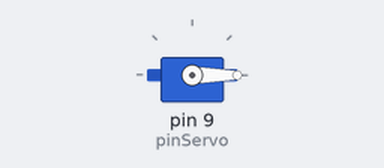
This sketch was run on a simulated Arduino Uno, built with avr-gcc and run on an emulated ATmega328P. On the bench: servo.

Above: at 0.05 s.
Timing chart, 0 to 3.0 s (numbered marks = the images above):
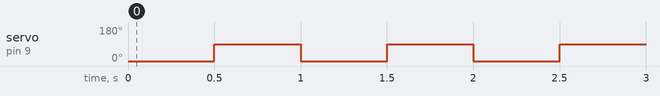

The sketch:

02-HelloServo.ino
```cpp
// Incluimos la librería
#include <Servo.h>

// creamos un objeto servo llamado "myservo" para controlar al servo
Servo myservo;

// declaramos el número del pin para el servo
int pinServo = 9;

void setup() {
  // vinculamos al pin 9 al objeto "myservo"
  myservo.attach(pinServo);
}

void loop() {
  //Instrucción 1: ve al grado 0
  myservo.write(0);
  // Instrucción 2: espera
  delay(500);
  //Instrucción 3: ve al grado 90
  myservo.write(90);
  //Instrucción 4: espera
  delay(500);
}
```

Measured:
- by itself, servo on pin 9 (pinServo): alternates 90° for 0.50 s and 0° for 0.50 s
